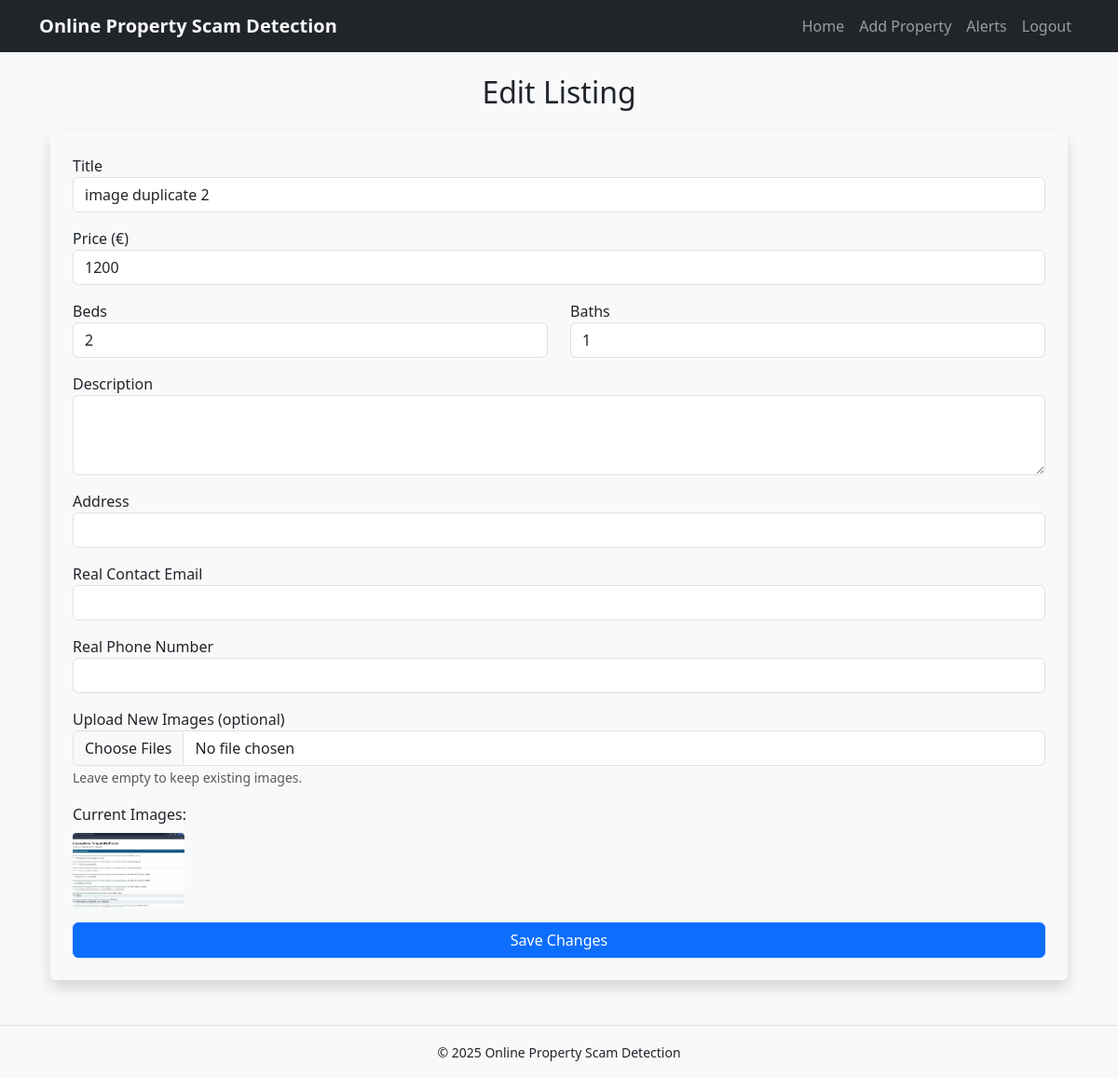
/edit/40 (signed in), run on the app's committed database.
### tables this page shows
CREATE TABLE listings (
    id INTEGER PRIMARY KEY AUTOINCREMENT,
    title TEXT NOT NULL,
    price TEXT,
    beds TEXT,
    baths TEXT,
    description TEXT,
    image TEXT,
    contact_email TEXT
, image_gallery TEXT, honey_email TEXT, address TEXT, real_contact TEXT, real_phone TEXT, primary_image_hash TEXT, is_duplicate INTEGER DEFAULT 0, primary_image_phash TEXT);

### app.py (the view, shortened to what this page needs)
@app.route('/edit/<int:listing_id>', methods=['GET', 'POST'])
def edit_listing(listing_id):
    if not is_admin():
        return require_admin()
    listing = fetch_listing_by_id(listing_id)
    if not listing:
        return "Listing not found", 404
    return render_template('edit.html', listing=listing)

### app.py (called while the page is built)
def get_db_connection():
    conn = sqlite3.connect(DB_PATH)
    conn.row_factory = sqlite3.Row
    return conn

def fetch_listing_by_id(listing_id):
    conn = get_db_connection()
    row = conn.execute('SELECT * FROM listings WHERE id = ?', (listing_id,)).fetchone()
    conn.close()
    return dict(row) if row else None

def is_admin():
    return session.get("is_admin", False)

@app.context_processor
def inject_is_admin():
    return {"is_admin": is_admin()}

@app.before_request
def block_bad_ips():
    ip = request.remote_addr
    if ip in ('127.0.0.1', '::1'):
        return
    if is_ip_blocked(ip):
        return "🚫 Access denied — your IP is blocked.", 403

### templates/edit.html
{% extends "base.html" %}
{% block content %}
<div class="container mt-4">
  <h2 class="mb-4 text-center">Edit Listing</h2>
  <form method="POST" enctype="multipart/form-data" class="shadow p-4 rounded bg-light">
    <div class="mb-3">
      <label>Title</label>
      <input type="text" name="title" class="form-control" value="{{ listing.title }}" required>
    </div>
    <div class="mb-3">
      <label>Price (€)</label>
      <input type="number" name="price" class="form-control" value="{{ listing.price }}" required>
    </div>
    <div class="row">
      <div class="col-md-6 mb-3">
        <label>Beds</label>
        <input type="number" name="beds" class="form-control" value="{{ listing.beds }}" required>
      </div>
      <div class="col-md-6 mb-3">
        <label>Baths</label>
        <input type="number" name="baths" class="form-control" value="{{ listing.baths }}" required>
      </div>
    </div>
    <div class="mb-3">
      <label>Description</label>
      <textarea name="description" class="form-control" rows="3">{{ listing.description }}</textarea>
    </div>
    <div class="mb-3">
      <label>Address</label>
      <input type="text" name="address" class="form-control" value="{{ listing.address }}">
    </div>
    <div class="mb-3">
      <label>Real Contact Email</label>
      <input type="email" name="real_contact" class="form-control" value="{{ listing.real_contact }}">
    </div>
    <div class="mb-3">
      <label>Real Phone Number</label>
      <input type="text" name="real_phone" class="form-control" value="{{ listing.real_phone }}">
    </div>
    <div class="mb-3">
      <label>Upload New Images (optional)</label>
      <input type="file" name="images" class="form-control" accept="image/*" multiple>
      <small class="text-muted">Leave empty to keep existing images.</small>
    </div>
    {% if listing.image_gallery %}
    <div class="mb-3">
      <label class="form-label">Current Images:</label>
      <div class="d-flex flex-wrap gap-2">
        {% for img in listing.image_gallery.split(',') %}
        <img src="{{ img }}" style="height:80px; width:120px; object-fit:cover; border-radius:4px;">
        {% endfor %}
      </div>
    </div>
    {% endif %}
    <button type="submit" class="btn btn-primary w-100">Save Changes</button>
  </form>
</div>
{% endblock %}

### static/css/style.css (style rules this page uses)
body { background-color: #f8f9fa; }

### data on the page
listings: title "image duplicate 2", price "1200", beds "2", baths "1", image_gallery (picture)
